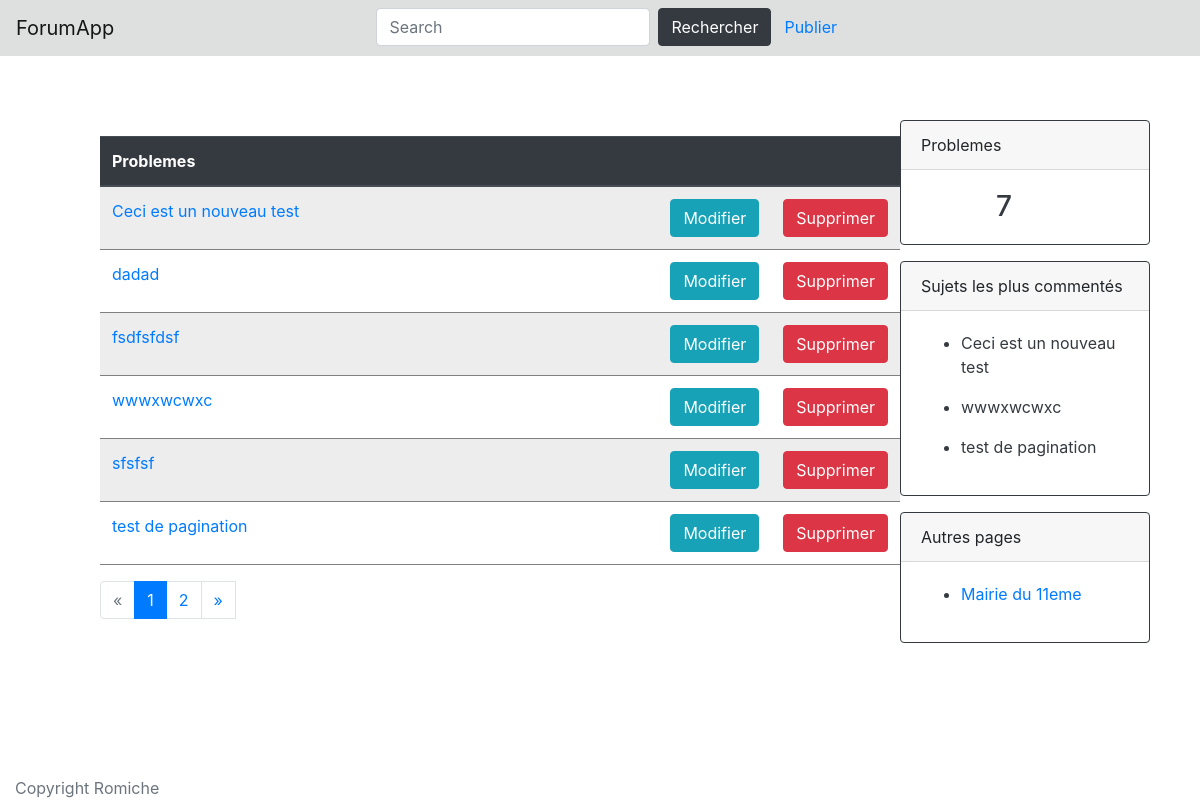
Page /forumapp/ on the committed database.
### forumapp/models.py (models this page shows, shortened)
class Probleme(models.Model):
    membre_createur_probleme = models.ForeignKey('Membre', on_delete=models.CASCADE)
    date_publicaiton = models.DateField(verbose_name='Date de publication')
    titre_probleme = models.CharField(max_length=200)
    desc_probleme = models.TextField(verbose_name='Description')
    resolu_probleme = models.BooleanField()
    commentaire_probleme = models.TextField(verbose_name='Commentaire', null=True)
    created_at = models.DateTimeField(auto_now_add=True, null=True)
    updated_at = models.DateTimeField(auto_now=True, null=True)

### forumapp/views.py (the view)
# urls.py: path('', views.problem_index, name='index'),
def problem_index(request, ):
    problem_list = Probleme.objects.all()
    page_number = request.GET.get('page', 1)
    paginator = Paginator(problem_list, 6)
    problems = paginator.page(page_number)
    problem_count = problem_list.count()
    comment_count_per_problem = Commentaire.objects.values('probleme__titre_probleme').annotate(com_count=Count('commentaire')).exclude(probleme__titre_probleme=None).order_by('-com_count')
    template = loader.get_template('forumapp/index.html')
    context = {'problems': problems,
               'count': problem_count,
               'problem_with_high_count': comment_count_per_problem,
               }
    return render(request, 'forumapp/index.html', context)

### forumapp/templates/forumapp/index.html (shortened to what this page needs)
<!DOCTYPE html>
{% load static %}
<html lang="en">
    <head>
        <link rel="stylesheet" href="https://stackpath.bootstrapcdn.com/bootstrap/4.5.2/css/bootstrap.min.css">
        <link rel="stylesheet" type="text/css" href="{% static 'forumapp/style.css' %}?20200812" />
    </head>
    <body>
            <nav class="navbar navbar-light" style="background-color: #dee0df;">
                <a class="navbar-brand" href="{% url 'forumapp:index' %}">ForumApp</a>
                {% include 'forumapp/search.html' %}
            </nav>
            {% if problems %}
            <table class="table">
                <thead class="thead-dark">
                    <tr>
                     <th scope="col" colspan="3">Problemes</th>
                    </tr>
                </thead>
            {% for p in problems %}
                    <tr class="{% cycle 'row1' 'row2' %}">
                        <td class="cellule" height="15px" width="620px"><a href="{% url 'forumapp:detail_problem' p.id %}" >{{ p.titre_probleme }}</a> </td>
                        <td class="cellule" height="10px" width="30px">
                            <a href="{% url 'forumapp:edit_problem' p.id %}">
                                <button type="button" class="btn btn-info">Modifier</button>
                            </a>
                        </td>
                        <td class="cellule" height="10px" width="30px">
                            <a href="{% url 'forumapp:delete' p.id %}">
                                <button type="button" class="btn btn-danger">Supprimer</button>
                            </a>
                        </td>
                    </tr>
            {% endfor %}
            {% else %}
                <p>Aucun problème trouvé !</p>
            {% endif %}
            </table>
            {% if problems.has_other_pages %}
                <ul class="pagination">
            {% if problems.has_previous %}
                <li class="page-item" ><a class="page-link" href="?page={{ problems.previous_page_number }}">&laquo;</a></li>
            {% else %}
                <li class="page-item disabled"><span class="page-link">&laquo;</span></li>
            {% endif %}
            {% for i in problems.paginator.page_range %}
                {% if problems.number == i %}
                    <li class="page-item active" aria-current="page"><a class="page-link" href="?page={{ i }}">{{ i }} <span class="sr-only">(current)</span></a></li>
                {% else %}
                    <li><a class="page-link" href="?page={{ i }}">{{ i }}</a></li>
                {% endif %}
            {% endfor %}
            {% if problems.has_next %}
                <li><a class="page-link" href="?page={{ problems.next_page_number }}">&raquo;</a></li>
            {% else %}
                <li class="page-item disabled"><span class="page-link">&raquo;</span></li>
            {% endif %}
                </ul>
            {% endif %}
            <div id="conteneur">
                <div class="card border-dark mb-3">
                    <p class="card-header">Problemes</p>
                    <div class="card-body text-dark">
                        <h3 class="card-text" id="nb_problems">{{ count }}</h3>
                    </div>
                </div>
                <div class="card border-dark mb-3">
                    <p class="card-header">Sujets les plus commentés</p>
                    <div class="card-body text-dark">
                        {% for p in problem_with_high_count %}
                        <div class="card-text">
                            <ul>
                                <li>{{ p.probleme__titre_probleme }}</li>
                            </ul>
                        </div>
                        {% endfor %}
                    </div>
                </div>
                <div class="card border-dark mb-3">
                    <p class="card-header">Autres pages</p>
                    <div class="card-body text-dark">
                        <ul>
                            <li><a href="https://www.mairie11.paris.fr/">Mairie du 11eme</a></li>
                        </ul>
                    </div>
                </div>
            </div>
        <footer class="footer">
            <div class="container">
                <span class="text-muted"> Copyright Romiche </span>
            </div>
        </footer>
    </body>
</html>

### forumapp/static/forumapp/style.css (style rules this page uses)
a { text-decoration: none; }
h3 { font-style: bold; }
.row1 { background-color: rgba(196, 195, 194, 0.3); }
.row2 { padding-left:20px; background-color: white; }
.cellule { padding-top: 5px; padding-left: 30px; border-bottom: 1px grey solid; }
.pagination { margin-left: 100px; }
#conteneur { position: absolute; right: 50px; top: 120px; display:flex; flex-direction: column; max-width:250px; border: 0; justify-content: flex-end; align-content: flex-end; }
.footer { position:fixed; bottom:0px; }
table { max-width: 800px; margin-top:80px; margin-left: 100px; }
td { padding-bottom: 10px; }

### forumapp/templates/forumapp/index.html (style rules this page uses)
#nb_problems { padding-left: 75px; }

### rows in the picture
Probleme: titre_probleme "Ceci est un nouveau test"
Probleme: titre_probleme "dadad"
Probleme: titre_probleme "fsdfsfdsf"
Probleme: titre_probleme "wwwxwcwxc"
Probleme: titre_probleme "sfsfsf"
Probleme: titre_probleme "test de pagination"

### other values in the picture
{{ i }} "1"
{{ i }} "2"
{{ count }} "7"
{{ p.probleme__titre_probleme }} "Ceci est un nouveau test" "wwwxwcwxc" "test de pagination"
